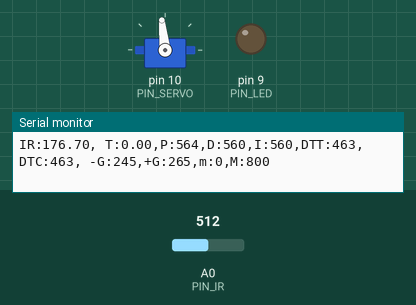
Bench run of a sketch on a simulated Arduino Uno, built with avr-gcc and run on an emulated ATmega328P. Parts: servo, output pins drawn as LEDs (lit = HIGH), the last lines printed to the serial monitor. Inputs (shaded band) come from the test bench; at power-on: A0 (PIN_IR) = 512.

Above: at 1.0 s.
1.3 s: A0 (PIN_IR) set to 122
3.1 s: A0 (PIN_IR) set to 21
At 4.4 s:
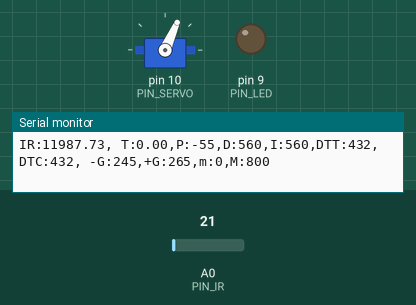
4.7 s: A0 (PIN_IR) set to 19
At 6.15 s:
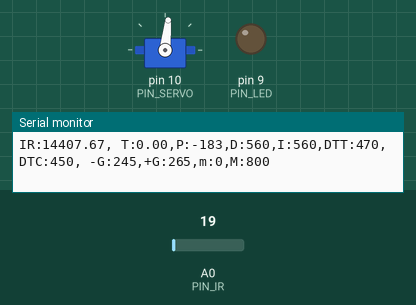
Timing chart, 0 to 12.1 s (numbered marks = the images above; inputs shaded):
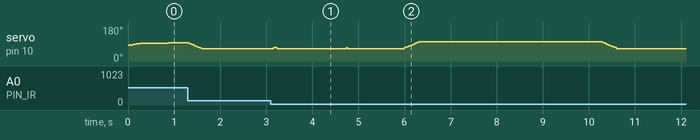

Measured:
- the behaviour switches between 20 and 19 on A0 (PIN_IR) (found by bisection; images 1 and 2)
- after the input at 3.1 s, servo on pin 10 (PIN_SERVO): 66° → 69° after 0.06 s, → 72° 0.03 s later, → 69° 0.03 s later, → 66° 0.03 s later

The sketch:

PID_control.ino
```cpp
#include <Servo.h>

#define PIN_LED 9
#define PIN_SERVO 10
#define PIN_IR A0

#define _DIST_TARGET 255
#define _DIST_MIN 150
#define _DIST_MAX 350

#define _DIST_ALPHA 0.36

#define _DUTY_MIN 1220
#define _DUTY_NEU 1412
#define _DUTY_MAX 1600

#define _SERVO_ANGLE 30
#define _SERVO_SPEED 750

#define _INTERVAL_DIST 20
#define _INTERVAL_SERVO 20
#define _INTERVAL_SERIAL 100

#define LENGTH 30
#define k_LENGTH 8

#define _KP 1.05
#define _KD 17.5
#define _KI 0.015

// global variables
Servo myservo;

float dist_target;
float dist_raw;
float dist_list[LENGTH], sum, dist_ema, alpha;

unsigned long last_sampling_time_dist, last_sampling_time_servo,
last_sampling_time_serial;

bool event_dist, event_servo, event_serial;

int duty_chg_per_interval;
int duty_target, duty_curr;

float error_curr, error_prev, control, pterm, dterm, iterm;

int a, b;
int correction_dist, iter;


void setup() {
  a = 82.25;
  b = 245;
  correction_dist = 0;
  iter = 0; sum = 0;

  alpha = _DIST_ALPHA;

  pinMode(PIN_LED,OUTPUT);
  myservo.attach(PIN_SERVO);

  duty_target = duty_curr = _DUTY_NEU;
  myservo.writeMicroseconds(duty_curr);
  last_sampling_time_dist, last_sampling_time_servo, last_sampling_time_serial = 0;

  dist_raw, dist_ema = _DIST_MIN;

  Serial.begin(57600);

  duty_chg_per_interval = (_DUTY_MAX - _DUTY_MIN) * ((float)_SERVO_SPEED / 180) * ((float)_INTERVAL_SERVO / 1000);
}


void loop() {

    unsigned long time_curr = millis();

    if(time_curr >= last_sampling_time_dist + _INTERVAL_DIST) {
        last_sampling_time_dist += _INTERVAL_DIST;
        event_dist = true;
    }
    if(time_curr >= last_sampling_time_servo + _INTERVAL_SERVO) {
        last_sampling_time_servo += _INTERVAL_SERVO;
        event_servo = true;
    }
    if(time_curr >= last_sampling_time_serial + _INTERVAL_SERIAL) {
        last_sampling_time_serial += _INTERVAL_SERIAL;
        event_serial = true;
    }


  if(event_dist) {
    event_dist = false;

    dist_raw = ir_distance_filtered();

    error_curr = _DIST_TARGET - dist_raw;
    pterm = error_curr * _KP ;
    dterm = _KD * (error_curr - error_prev);
    iterm += _KI * error_curr;
    control = pterm + dterm + iterm;  // 제어량 계산
    duty_target = _DUTY_NEU + control;

    if (duty_target > _DUTY_MAX) duty_target = _DUTY_MAX;
    if (duty_target < _DUTY_MIN) duty_target = _DUTY_MIN;

    error_prev = error_curr;

    last_sampling_time_dist = millis(); // [3133] 마지막 dist event 처리 시각 기록
  }

  if(event_servo) {
    event_servo = false; // [3133]
    // adjust duty_curr toward duty_target by duty_chg_per_interval
    if(duty_target > duty_curr){
      duty_curr += duty_chg_per_interval;
      if(duty_curr > duty_target)duty_curr = duty_target;
    }
    else {
      duty_curr -= duty_chg_per_interval;
      if(duty_curr < duty_target) duty_curr = duty_target;
    }

    // update servo position
    myservo.writeMicroseconds((int)duty_curr);
    last_sampling_time_servo = millis(); // [3133] 마지막 servo event 처리 시각 기록
  }


  if(event_serial) {
    event_serial = false; // [3133]
    Serial.print("IR:");
    Serial.print(dist_raw);
    Serial.print(", T:");
    Serial.print(dist_target);
    Serial.print(",P:");
    Serial.print(map(pterm,-1000,1000,510,610));
    Serial.print(",D:");
    Serial.print(map(dterm,-1000,1000,510,610));
    Serial.print(",I:");
    Serial.print(map(dterm,-1000,1000,510,610));
    Serial.print(",DTT:");
    Serial.print(map(duty_target,1000,2000,410,510));
    Serial.print(",DTC:");
    Serial.print(map(duty_curr,1000,2000,410,510));
    Serial.println(", -G:245,+G:265,m:0,M:800");

    last_sampling_time_serial = millis(); // [3133] 마지막 serial event 처리 시각 기록
  }
}

float ir_distance(void){ // return value unit: mm
  float val;
  float volt = float(analogRead(PIN_IR));
  val = ((6762.0/(volt-9.0))-4.0) * 10.0;
  return val;
}

float ir_distance_filtered() {
  sum = 0;
  iter = 0;
  while (iter < LENGTH)
  {
    dist_list[iter] = 150 + 350.0 / (b - a) * (ir_distance() - a);
    sum += dist_list[iter];
    iter++;
  }

  for (int i = 0; i < LENGTH-1; i++){
    for (int j = i+1; j < LENGTH; j++){
      if (dist_list[i] > dist_list[j]) {
        float tmp = dist_list[i];
        dist_list[i] = dist_list[j];
        dist_list[j] = tmp;
      }
    }
  }

  for (int i = 0; i < k_LENGTH; i++) {
    sum -= dist_list[i];
  }
  for (int i = 1; i <= k_LENGTH; i++) {
    sum -= dist_list[LENGTH-i];
  }

  float dist_cali = sum/(LENGTH-2*k_LENGTH);
  dist_ema = alpha*dist_cali + (1-alpha)*dist_ema;

  return dist_ema;
}
```
